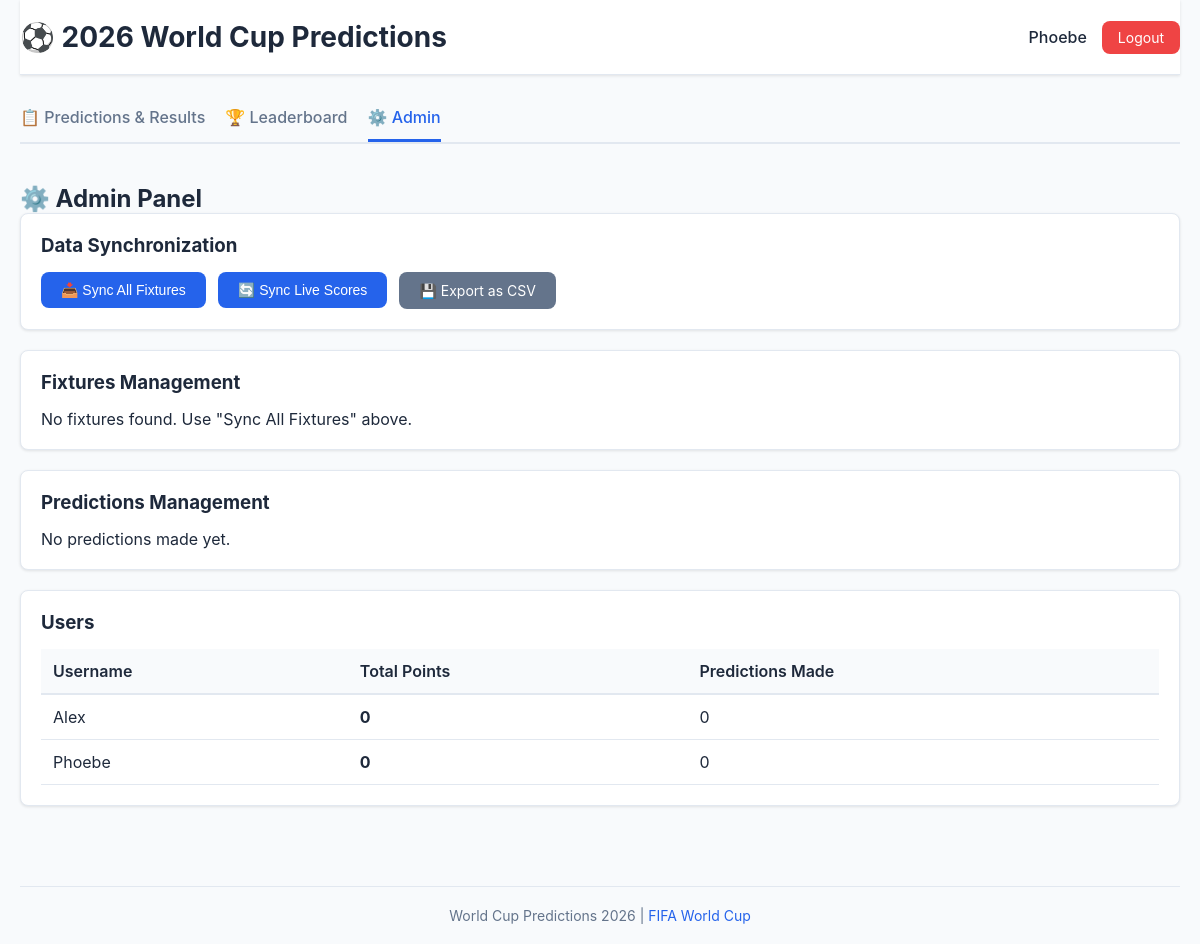
/admin (signed in), run on the app's committed database.
### models.py (models this page shows, shortened)
class User(db.Model):
    __tablename__ = 'users'
    id = db.Column(db.Integer, primary_key=True)
    username = db.Column(db.String(80), unique=True, nullable=False, index=True)
    password_hash = db.Column(db.String(255), nullable=False)
    created_at = db.Column(db.DateTime, default=datetime.utcnow)
    predictions = db.relationship('Prediction', backref='user', lazy=True, cascade='all, delete-orphan')
    def get_total_points(self):
        predictions = Prediction.query.filter_by(user_id=self.id).all()
        return sum(p.points_earned or 0 for p in predictions)

### app.py (the view)
@app.route('/admin')
@login_required
def admin():
    user = get_current_user()
    if user.username not in ['Alex', 'Phoebe']:
        flash('Access denied', 'error')
        return redirect(url_for('leaderboard'))
    from models import SyncLog
    sync_logs = SyncLog.query.filter_by(sync_type='fixtures').count()
    last_sync = SyncLog.query.order_by(SyncLog.synced_at.desc()).first()
    all_predictions = Prediction.query.all()
    all_fixtures = Fixture.query.all()
    users = User.query.all()
    return render_template(
        'admin.html',
        predictions=all_predictions,
        fixtures=all_fixtures,
        users=users,
        sync_count=sync_logs,
        last_sync=last_sync
    )

### app.py (called while the page is built)
@app.before_request
def set_current_user():
    app.jinja_env.globals['current_user'] = get_current_user()

### auth.py (called while the page is built)
def login_required(f):
    @wraps(f)
    def decorated_function(*args, **kwargs):
        if 'user_id' not in session:
            return redirect(url_for('login', next=request.url))
        return f(*args, **kwargs)
    return decorated_function

def get_current_user():
    if 'user_id' in session:
        return User.query.get(session['user_id'])
    return None

### templates/admin.html (shortened to what this page needs)
{% extends "base.html" %}
{% block content %}
<div class="admin-page">
    <h2>⚙️ Admin Panel</h2>
    <div class="admin-section">
        <h3>Data Synchronization</h3>
        <div class="sync-buttons">
            <form method="POST" action="{{ url_for('sync_fixtures') }}" class="inline-form">
                <button type="submit" class="btn btn-primary">📥 Sync All Fixtures</button>
            </form>
            <form method="POST" action="{{ url_for('sync_results') }}" class="inline-form">
                <button type="submit" class="btn btn-primary">🔄 Sync Live Scores</button>
            </form>
            <a href="{{ url_for('export_csv') }}" class="btn btn-secondary">💾 Export as CSV</a>
        </div>
    </div>
    <div class="admin-section">
        <h3>Fixtures Management</h3>
        {% if fixtures %}
        <table class="fixtures-table">
            <thead>
                <tr>
                    <th>Fixture</th>
                    <th>Date/Time</th>
                    <th>Status</th>
                    <th>Score</th>
                    <th>Action</th>
                </tr>
            </thead>
            <tbody>
                {% for fixture in fixtures | sort(attribute='scheduled_datetime') %}
                <tr>
                    <td>{{ fixture.home_team }} vs {{ fixture.away_team }}</td>
                    <td>{{ fixture.scheduled_datetime.strftime('%Y-%m-%d %H:%M') }}</td>
                    <td>
                        <span class="badge {% if fixture.status == 'completed' %}completed{% elif fixture.status == 'in_progress' %}in-progress{% endif %}">
                            {{ fixture.status }}
                        </span>
                    </td>
                    <td>
                        {% if fixture.home_score is not none %}
                            {{ fixture.home_score }}-{{ fixture.away_score }}
                        {% else %}
                            <form method="POST" action="{{ url_for('set_score', fixture_id=fixture.id) }}" class="inline-score-form">
                                <input type="number" name="home_score" min="0" max="99" placeholder="H" required>
                                <span>-</span>
                                <input type="number" name="away_score" min="0" max="99" placeholder="A" required>
                                <button type="submit" class="btn btn-tiny">Set</button>
                            </form>
                        {% endif %}
                    </td>
                    <td></td>
                </tr>
                {% endfor %}
            </tbody>
        </table>
        {% else %}
        <p>No fixtures found. Use "Sync All Fixtures" above.</p>
        {% endif %}
    </div>
    <div class="admin-section">
        <h3>Predictions Management</h3>
        {% if predictions %}
        <table class="predictions-table">
            <thead>
                <tr>
                    <th>Player</th>
                    <th>Fixture</th>
                    <th>Prediction</th>
                    <th>Actual</th>
                    <th>Points</th>
                    <th>Action</th>
                </tr>
            </thead>
            <tbody>
                {% for prediction in predictions | sort(attribute='predicted_at', reverse=True) %}
                <tr>
                    <td>{{ prediction.user.username }}</td>
                    <td>{{ prediction.fixture.home_team }} vs {{ prediction.fixture.away_team }}</td>
                    <td>{{ prediction.predicted_home_score }}-{{ prediction.predicted_away_score }}</td>
                    <td>
                        {% if prediction.fixture.home_score is not none %}
                            {{ prediction.fixture.home_score }}-{{ prediction.fixture.away_score }}
                        {% else %}
                            -
                        {% endif %}
                    </td>
                    <td>{{ prediction.points_earned or 'pending' }}</td>
                    <td>
                        <form method="POST" action="{{ url_for('delete_prediction', prediction_id=prediction.id) }}" class="inline-form">
                            <button type="submit" class="btn btn-tiny btn-danger" onclick="return confirm('Delete this prediction?');">🗑️ Delete</button>
                        </form>
                    </td>
                </tr>
                {% endfor %}
            </tbody>
        </table>
        {% else %}
        <p>No predictions made yet.</p>
        {% endif %}
    </div>
    <div class="admin-section">
        <h3>Users</h3>
        <table class="users-table">
            <thead>
                <tr>
                    <th>Username</th>
                    <th>Total Points</th>
                    <th>Predictions Made</th>
                </tr>
            </thead>
            <tbody>
                {% for user in users | sort(attribute='username') %}
                <tr>
                    <td>{{ user.username }}</td>
                    <td><strong>{{ user.get_total_points() }}</strong></td>
                    <td>{{ user.predictions | length }}</td>
                </tr>
                {% endfor %}
            </tbody>
        </table>
    </div>
</div>
{% endblock %}

### templates/base.html (shortened to what this page needs)
<!DOCTYPE html>
<html lang="en">
<head>
    <link rel="stylesheet" href="{{ url_for('static', filename='style.css') }}">
</head>
<body>
    <div class="container">
        <header>
            <h1 class="title">⚽ 2026 World Cup Predictions</h1>
            {% if current_user %}
            <div class="user-info">
                <span class="username">{{ current_user.username }}</span>
                <a href="{{ url_for('logout') }}" class="logout-btn">Logout</a>
            </div>
            {% endif %}
        </header>
        {% if current_user %}
        <nav class="tabs">
            <a href="{{ url_for('predictions') }}" class="tab {% if request.endpoint == 'predictions' %}active{% endif %}">
                📋 Predictions & Results
            </a>
            <a href="{{ url_for('leaderboard') }}" class="tab {% if request.endpoint == 'leaderboard' %}active{% endif %}">
                🏆 Leaderboard
            </a>
            <a href="{{ url_for('admin') }}" class="tab {% if request.endpoint == 'admin' %}active{% endif %}">
                ⚙️ Admin
            </a>
        </nav>
        {% endif %}
        <main class="content">
            {% block content %}{% endblock %}
        </main>
        <footer>
            <p>World Cup Predictions 2026 | <a href="https://www.fifa.com" target="_blank">FIFA World Cup</a></p>
        </footer>
    </div>
</body>
</html>

### static/style.css (style rules this page uses)
* { margin: 0; padding: 0; box-sizing: border-box; }
:root { --primary-color: #2563eb; --primary-dark: #1e40af; --secondary-color: #64748b; --success-color: #10b981; --danger-color: #ef4444; --warning-color: #f59e0b; --bg-color: #f8fafc; --card-bg: #ffffff; --border-color: #e2e8f0; --text-color: #1e293b; --text-light: #64748b; --radius: 8px; --shadow: 0 1px 3px 0 rgba(0, 0, 0, 0.1); --shadow-lg: 0 10px 25px -5px rgba(0, 0, 0, 0.1); }
html, body { height: 100%; font-family: -apple-system, BlinkMacSystemFont, 'Segoe UI', Roboto, Oxygen, Ubuntu, Cantarell, sans-serif; background-color: var(--bg-color); color: var(--text-color); }
body { display: flex; flex-direction: column; }
.container { flex: 1; max-width: 1200px; width: 100%; margin: 0 auto; padding: 0 20px; display: flex; flex-direction: column; }
header { background-color: var(--card-bg); border-bottom: 1px solid var(--border-color); padding: 20px 0; display: flex; justify-content: space-between; align-items: center; margin-bottom: 20px; box-shadow: var(--shadow); }
.title { font-size: 28px; font-weight: bold; color: var(--text-color); }
.user-info { display: flex; align-items: center; gap: 15px; }
.username { font-weight: 500; color: var(--text-color); }
.logout-btn { padding: 8px 16px; background-color: var(--danger-color); color: white; border: none; border-radius: var(--radius); cursor: pointer; text-decoration: none; font-size: 14px; transition: background-color 0.3s; }
nav.tabs { display: flex; gap: 20px; border-bottom: 2px solid var(--border-color); margin-bottom: 20px; }
.tab { padding: 12px 0; text-decoration: none; color: var(--text-light); border-bottom: 3px solid transparent; transition: all 0.3s; font-weight: 500; cursor: pointer; }
.tab.active { color: var(--primary-color); border-bottom-color: var(--primary-color); }
.btn { padding: 10px 20px; border: none; border-radius: var(--radius); cursor: pointer; font-size: 14px; transition: all 0.3s; text-decoration: none; display: inline-block; text-align: center; }
.btn-primary { background-color: var(--primary-color); color: white; }
.btn-secondary { background-color: var(--secondary-color); color: white; }
.inline-form { display: inline; }
.content { flex: 1; padding: 20px 0; }
.admin-section { background-color: var(--card-bg); border: 1px solid var(--border-color); border-radius: var(--radius); padding: 20px; margin-bottom: 20px; box-shadow: var(--shadow); }
.admin-section h3 { margin-bottom: 15px; color: var(--text-color); }
.sync-buttons { display: flex; gap: 12px; flex-wrap: wrap; }
.fixtures-table, .predictions-table, .users-table { width: 100%; border-collapse: collapse; }
.fixtures-table thead, .predictions-table thead, .users-table thead { background-color: var(--bg-color); border-bottom: 2px solid var(--border-color); }
.fixtures-table th, .predictions-table th, .users-table th { padding: 12px; text-align: left; font-weight: 600; color: var(--text-color); }
.fixtures-table td, .predictions-table td, .users-table td { padding: 12px; border-bottom: 1px solid var(--border-color); }
footer { text-align: center; padding: 20px; color: var(--text-light); border-top: 1px solid var(--border-color); margin-top: 40px; font-size: 14px; }
footer a { color: var(--primary-color); text-decoration: none; }

### data on the page
User: username "Phoebe", get_total_points "0", predictions|length "0"
User: username "Alex", get_total_points "0", predictions|length "0"
